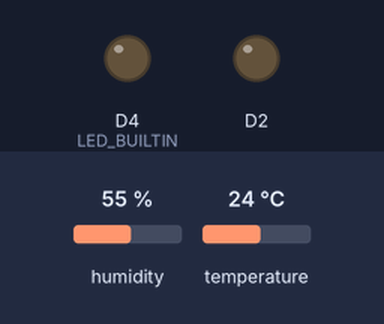
A sketch run on a simulated ESP8266 (NodeMCU). Shown: output pins drawn as LEDs (lit = HIGH, except the on-board LED, lit = LOW). The test bench sets the inputs (shaded band); at power-on: humidity 55 %, temperature 24 °C. No radio packets arrive unless stated; what the sketch prints to the serial monitor is not drawn.

Above: at 2.2 s.
At 4.8 s:
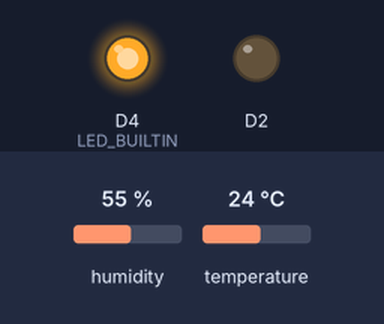
Timing chart, 0 to 7.7 s (numbered marks = the images above):
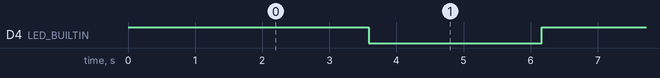

Measured:
- by itself, D4 (LED_BUILTIN): alternates HIGH for 2.6 s and LOW for 2.6 s

The sketch:

esp8266rfFADHT.ino
```cpp
// ask_transmitter.pde
// -*- mode: C++ -*-
// Simple example of how to use RadioHead to transmit messages
// with a simple ASK transmitter in a very simple way.
// Implements a simplex (one-way) transmitter with an TX-C1 module
// Tested on Arduino Mega, Duemilanova, Uno, Due, Teensy, ESP-12

#include <RH_ASK.h>
#include "DHT.h";
#ifdef RH_HAVE_HARDWARE_SPI
#include <SPI.h> // 没有实际使用，但需要编译
#endif

#define DHTPIN 13       //GPIO13--D7 DHT-11 Output Pin connection
#define DHTTYPE DHT11

float hum;    // Stores humidity value in percent
float temp;
String str_humid;
String str_temp;
String str_out;
DHT dht(DHTPIN, DHTTYPE);

//RH_ASK driver;
// 2000 bps, recieve on GPIO2--D4, transmit on GPIO4--D2, PTT on GPIO5--D1
RH_ASK driver(2000, 2, 4, 5); // ESP8266 or ESP32: do not use pin 11 or 2
// RH_ASK driver(2000, 3, 4, 0); // ATTiny, RX on D3 (pin 2 on attiny85) TX on D4 (pin 3 on attiny85),
// RH_ASK driver(2000, PD14, PD13, 0); STM32F4 Discovery: see tx and rx on Orange and Red LEDS

void setup()
{
    dht.begin();
  Serial.begin(9600);    // Debugging only
  if (!driver.init())
    Serial.println("init failed");
  pinMode(D2, OUTPUT);
  pinMode(LED_BUILTIN, OUTPUT);
  digitalWrite(LED_BUILTIN, HIGH);
  delay(1000);
  Serial.println("Send Port");
}

void loop()
{
  //const char *msg = "perseverance";
  hum = dht.readHumidity();  // Get Humidity value
  temp = dht.readTemperature();
  delay(500);  // Delay so DHT-11 sensor can stabalize
  // 湿度数据转换
  str_humid = String(hum);
  // 温度数据转换
  str_temp = String(temp);
  // 将湿度和温度拼接成一体
  str_out = "RH："+ str_humid +"%"+ "," +"Temp:"+ str_temp + "℃";
  // 转换为RF射频模块发送数据类型
  const char *msg = str_out.c_str();

  driver.send((uint8_t *)msg, strlen(msg));
  driver.waitPacketSent();
  delay(2000);
  digitalWrite(LED_BUILTIN, !digitalRead(LED_BUILTIN));
}
```
